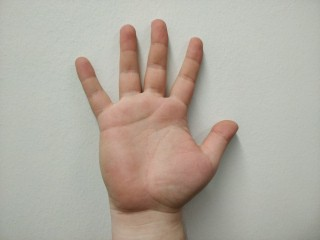
#> input picture Task3/tehtävä2/input_images/gesture1 (12).jpg, 320 x 240 px; its folder holds only this picture in this run
$ python testTransformation.py   (older library calls are emulated)
#> lines starting #> are read from the running program, lines starting #| are printed output that depends on the picture; after the words box and inside, x2 and y2 are one past the last pixel; in counts of white or black regions, pixels touching at a corner belong together
import cv2
import numpy as np
import glob
import pickle
import argparse as ap

def callback(x):
    pass

if __name__=='__main__':
    parser = ap.ArgumentParser()
    parser.add_argument('--cutWrist', action='store_true', default=False)
    args = vars(parser.parse_args())
    cutWrist = args["cutWrist"]   # Rajataan ranne pois kuvasta ja keskitetään kuva kun cutWrist = True
    # Otetaan input_images kansion tiedostonimet ylös
    filelist = glob.glob('input_images/*')
    cv2.namedWindow('HSV')
    cv2.resizeWindow('HSV', 300,400)
    # HSV-värimallin arvot kun joko hsvvalues.txt tiedosto on olemassa tai ohjelma ajetaan ensimmäisen kerran
    try:
        with open ('hsvvalues.txt', 'rb') as fp:
            [MinH, MaxH, MinS, MaxS, MinV, MaxV] = pickle.load(fp)
    except:
        [MinH, MaxH, MinS, MaxS, MinV, MaxV] = [360,26,114,248,16,152]
    # Luodaan säätöikkunat väriarvojen säätämiseksi
    cv2.createTrackbar('MinH','HSV',MinH,360, callback)
    cv2.createTrackbar('MaxH','HSV',MaxH,360, callback)
    cv2.createTrackbar('MinS','HSV',MinS,255, callback)
    cv2.createTrackbar('MaxS','HSV',MaxS,255, callback)
    cv2.createTrackbar('MinV','HSV',MinV,255, callback)
    cv2.createTrackbar('MaxV','HSV',MaxV,255, callback)
    while True:
        # Valitaan filelist kansion ensimmäinen kuva testikuvaksi ja muutetaan sen kokoa
        im = cv2.imread(filelist[0])
#> im is the input picture: shape (240, 320, 3); mean B, G, R 160, 170.6, 177.9
        im = cv2.resize(im,(320,480))
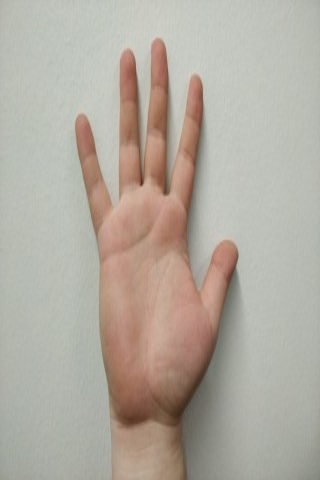
#> im: shape (480, 320, 3); mean B, G, R 160.1, 170.7, 178
        # Otetaan ylös säädetty arvo kuudelle värimuuttujalle
        MinH = cv2.getTrackbarPos('MinH','HSV')
        MaxH = cv2.getTrackbarPos('MaxH','HSV')
        MinS = cv2.getTrackbarPos('MinS','HSV')
        MaxS = cv2.getTrackbarPos('MaxS','HSV')
        MinV = cv2.getTrackbarPos('MinV','HSV')
        MaxV = cv2.getTrackbarPos('MaxV','HSV')
        # Sumennetaan kuvaa
        blur = cv2.blur(im,(3,3))
        # Toteutetaan bgr-hsv muunnos ja AND operaatio
        hsv = cv2.cvtColor(blur, cv2.COLOR_BGR2HSV)
#> hsv: shape (480, 320, 3); mean H, S, V 33.4, 30.2, 180.2
        lower = np.array([0, MinS, MinV])
        upper = np.array([MaxH, MaxS, MaxV])
        mask2 = cv2.inRange(hsv,lower,upper)
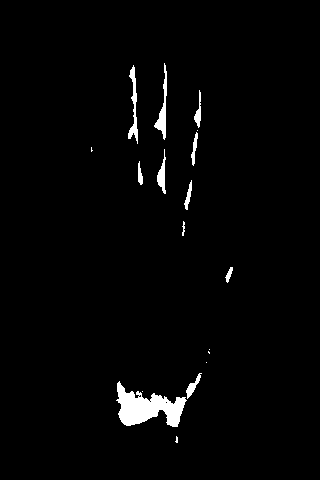
#> mask2: shape (480, 320); 2.1% white; 18 white regions (7 under 20 px), largest, box (x1, y1, x2, y2) and area: (116, 381, 187, 427) 1671, (154, 63, 167, 140) 328, (128, 65, 138, 144) 316
        lower1 = np.array([MinH, MinS, MinV])
        upper1 = np.array([255, MaxS, MaxV])
        mask1 = cv2.inRange(hsv,lower1,upper1)
#> mask1: shape (480, 320); every value is 0
        mask = cv2.bitwise_or(mask1,mask2)
        # Toteutetaan morfologisia operaatioita suodattaakseen pois taustakohina
        kernel_square = np.ones((11,11),np.uint8)
        kernel_ellipse= cv2.getStructuringElement(cv2.MORPH_ELLIPSE,(5,5))
        dilation = cv2.dilate(mask,kernel_ellipse,iterations = 1)
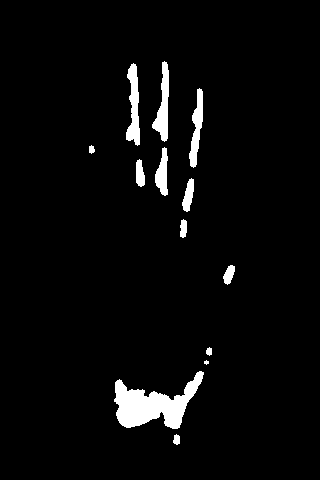
#> dilation: shape (480, 320); 3.7% white; 13 white regions (1 under 20 px), largest, box (x1, y1, x2, y2) and area: (114, 371, 204, 429) 2500, (126, 63, 140, 146) 701, (152, 61, 169, 142) 677
        erosion = cv2.erode(dilation,kernel_square,iterations = 1)
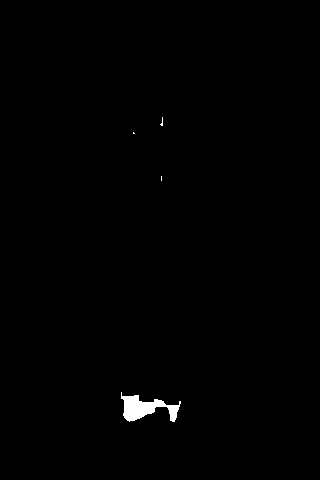
#> erosion: shape (480, 320); 0.55% white; 4 white regions (3 under 20 px), largest, box (x1, y1, x2, y2) and area: (121, 392, 181, 422) 826
        dilation2 = cv2.dilate(erosion,kernel_ellipse,iterations = 1)
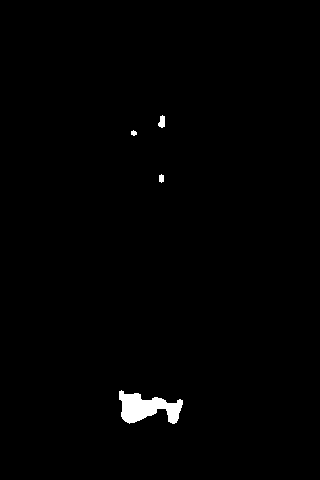
#> dilation2: shape (480, 320); 0.88% white; 4 white regions, box (x1, y1, x2, y2) and area: (119, 390, 183, 424) 1226, (158, 115, 165, 128) 66, (159, 174, 164, 183) 37, (131, 130, 137, 136) 26
        filtered = cv2.medianBlur(dilation2,5)
#> filtered: shape (480, 320); 0.87% white; 4 white regions (1 under 20 px), largest, box (x1, y1, x2, y2) and area: (119, 391, 183, 424) 1224, (158, 116, 165, 127) 58, (159, 175, 164, 182) 31
        kernel_ellipse= cv2.getStructuringElement(cv2.MORPH_ELLIPSE,(8,8))
        dilation2 = cv2.dilate(filtered,kernel_ellipse,iterations = 1)
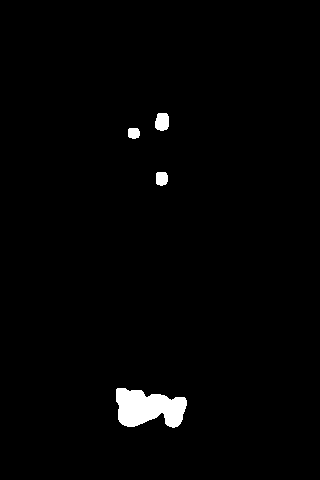
#> dilation2: shape (480, 320); 1.6% white; 4 white regions, box (x1, y1, x2, y2) and area: (116, 388, 187, 428) 1999, (155, 113, 169, 131) 217, (156, 172, 168, 186) 149, (128, 128, 140, 139) 116
        kernel_ellipse= cv2.getStructuringElement(cv2.MORPH_ELLIPSE,(5,5))
        dilation3 = cv2.dilate(filtered,kernel_ellipse,iterations = 1)
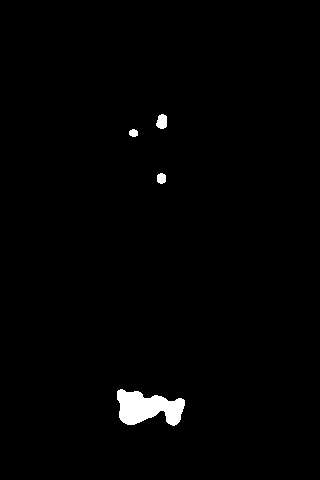
#> dilation3: shape (480, 320); 1.2% white; 4 white regions, box (x1, y1, x2, y2) and area: (117, 389, 185, 426) 1623, (156, 114, 167, 129) 131, (157, 173, 166, 184) 83, (129, 129, 138, 137) 58
        median = cv2.medianBlur(dilation2,5)
#> median: shape (480, 320); 1.6% white; 4 white regions, box (x1, y1, x2, y2) and area: (116, 388, 187, 428) 1997, (155, 113, 169, 131) 209, (156, 172, 168, 186) 141, (128, 128, 140, 139) 109
        ret,thresh = cv2.threshold(median,120,255,0)
        if cutWrist == True:
            im2, contours, hier = cv2.findContours(thresh, cv2.RETR_TREE, cv2.CHAIN_APPROX_SIMPLE)
            max_area=100
            ci=0
            # Selvitetään kuvan suurin alue mustavalkoistetusta kuvasta
            for i in range(len(contours)):
                cnt=contours[i]
                area = cv2.contourArea(cnt)
                if(area>max_area):
                    max_area=area
                    ci=i
            cnts = contours[ci]
            rect = cv2.boundingRect(cnts)
            x1,y1,w1,h1 = rect
            cv2.rectangle(im, (x1,y1),(x1+w1,y1+h1), (0,255,0), 3)
            # Selvitään kämmenen keskipiste
            maxdistance=0
            pt=(0,0)
            for index_y in range(int(y1+0.1*h1),int(y1+0.8*h1)):
                for index_x in range(int(x1+0.1*w1),int(x1+0.8*w1)):
                    distance=cv2.pointPolygonTest(cnts,(index_x,index_y), True)
                    if(distance>maxdistance):
                        maxdistance=distance
                        pt = (index_x,index_y)

            radius = int(maxdistance)
            cv2.circle(im,pt,radius,(255,0,0),2)
            cv2.rectangle(im, (x1,y1),(x1+w1,pt[1]+radius), (0,0,255), 3)
            cropped_image = thresh[y1:pt[1]+radius,x1:x1+w1]
            # Skaalataan muunnetun kuvan kokoa
            cropped_image = cv2.resize(cropped_image, (320, 480))
            cv2.imshow("The output image", cropped_image)
        cv2.imshow("The input image", im)
        cv2.imshow("The thresholded image", thresh)
        c= cv2.waitKey(5)
#> (key Esc is pressed here)
        if c==27:
            hsvvalues = [MinH, MaxH, MinS, MaxS, MinV, MaxV]
            break
    cv2.destroyAllWindows()
    with open('hsvvalues.txt', 'wb') as fp:
        pickle.dump(hsvvalues, fp)

$ run again, on Task3/tehtävä2/input_images/gesture1 (24).jpg
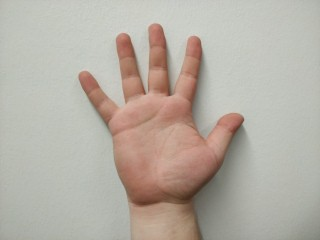
#> input picture Task3/tehtävä2/input_images/gesture1 (24).jpg, 320 x 240 px
#> im is the input picture: shape (240, 320, 3); mean B, G, R 164.3, 174.1, 181.6
#> im: shape (480, 320, 3)
#> hsv: shape (480, 320, 3); mean H, S, V 32.5, 28.4, 183.5
#> `mask2 = cv2.inRange(hsv,lower,upper)`:
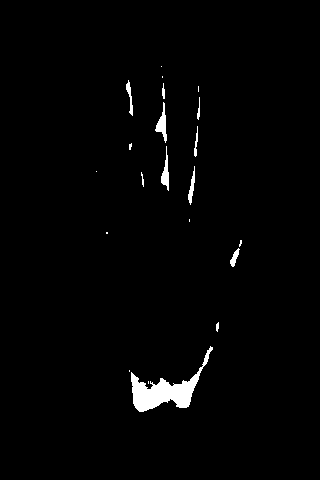
#> mask2: shape (480, 320); 1.7% white; 21 white regions (10 under 20 px), largest, box (x1, y1, x2, y2) and area: (131, 346, 213, 412) 1631, (155, 102, 167, 143) 203, (161, 146, 169, 191) 169
#> mask1: shape (480, 320); every value is 0
#> dilation: shape (480, 320); 3.1% white; 16 white regions (2 under 20 px), largest, box (x1, y1, x2, y2) and area: (127, 344, 215, 414) 2291, (153, 81, 171, 193) 895, (186, 164, 197, 207) 299
#> erosion: shape (480, 320); 0.49% white; 3 white regions (2 under 20 px), largest, box (x1, y1, x2, y2) and area: (135, 382, 191, 407) 737
#> filtered: shape (480, 320); 0.74% white; 3 white regions, box (x1, y1, x2, y2) and area: (133, 381, 193, 409) 1076, (158, 122, 165, 130) 44, (163, 176, 168, 181) 21
#> `dilation3 = cv2.dilate(filtered,kernel_ellipse,iterations = 1)`:
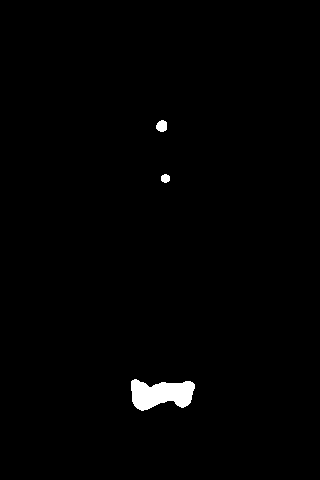
#> dilation3: shape (480, 320); 1% white; 3 white regions, box (x1, y1, x2, y2) and area: (131, 379, 195, 411) 1418, (156, 120, 167, 132) 105, (161, 174, 170, 183) 65
#> median: shape (480, 320); 1.3% white; 3 white regions, box (x1, y1, x2, y2) and area: (130, 378, 197, 413) 1741, (155, 119, 169, 134) 175, (160, 173, 172, 185) 117

$ run again, on Task3/tehtävä2/input_images/gesture1 (14).jpg
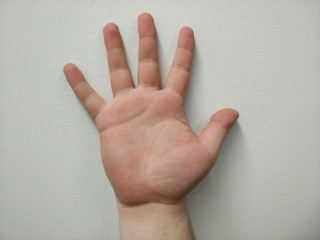
#> input picture Task3/tehtävä2/input_images/gesture1 (14).jpg, 320 x 240 px
#> im is the input picture: shape (240, 320, 3); mean B, G, R 162.8, 172.5, 181
#> im: shape (480, 320, 3)
#> hsv: shape (480, 320, 3); mean H, S, V 33.2, 30.1, 183.2
#> `mask2 = cv2.inRange(hsv,lower,upper)`:
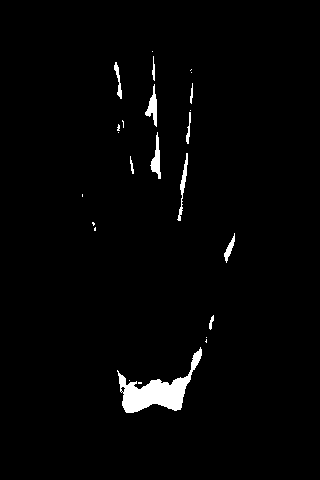
#> mask2: shape (480, 320); 2% white; 25 white regions (14 under 20 px), largest, box (x1, y1, x2, y2) and area: (117, 347, 202, 413) 1895, (150, 132, 161, 179) 232, (145, 84, 157, 127) 228
#> mask1: shape (480, 320); every value is 0
#> dilation: shape (480, 320); 3.7% white; 15 white regions, largest, box (x1, y1, x2, y2) and area: (115, 345, 204, 415) 2577, (143, 49, 159, 129) 623, (175, 151, 190, 223) 522
#> erosion: shape (480, 320); 0.63% white; 3 white regions (1 under 20 px), largest, box (x1, y1, x2, y2) and area: (123, 381, 184, 409) 939, (151, 103, 154, 113) 21
#> filtered: shape (480, 320); 0.92% white; 3 white regions, box (x1, y1, x2, y2) and area: (121, 380, 186, 411) 1294, (149, 102, 156, 115) 74, (152, 161, 159, 169) 45
#> `dilation3 = cv2.dilate(filtered,kernel_ellipse,iterations = 1)`:
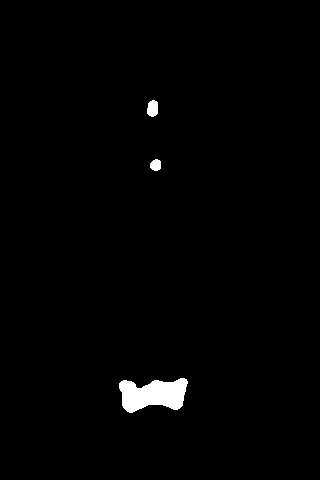
#> dilation3: shape (480, 320); 1.3% white; 3 white regions, box (x1, y1, x2, y2) and area: (119, 378, 188, 413) 1669, (147, 100, 158, 117) 154, (150, 159, 161, 171) 106
#> median: shape (480, 320); 1.6% white; 3 white regions, box (x1, y1, x2, y2) and area: (118, 377, 190, 415) 2027, (146, 99, 160, 119) 238, (149, 158, 163, 173) 175
